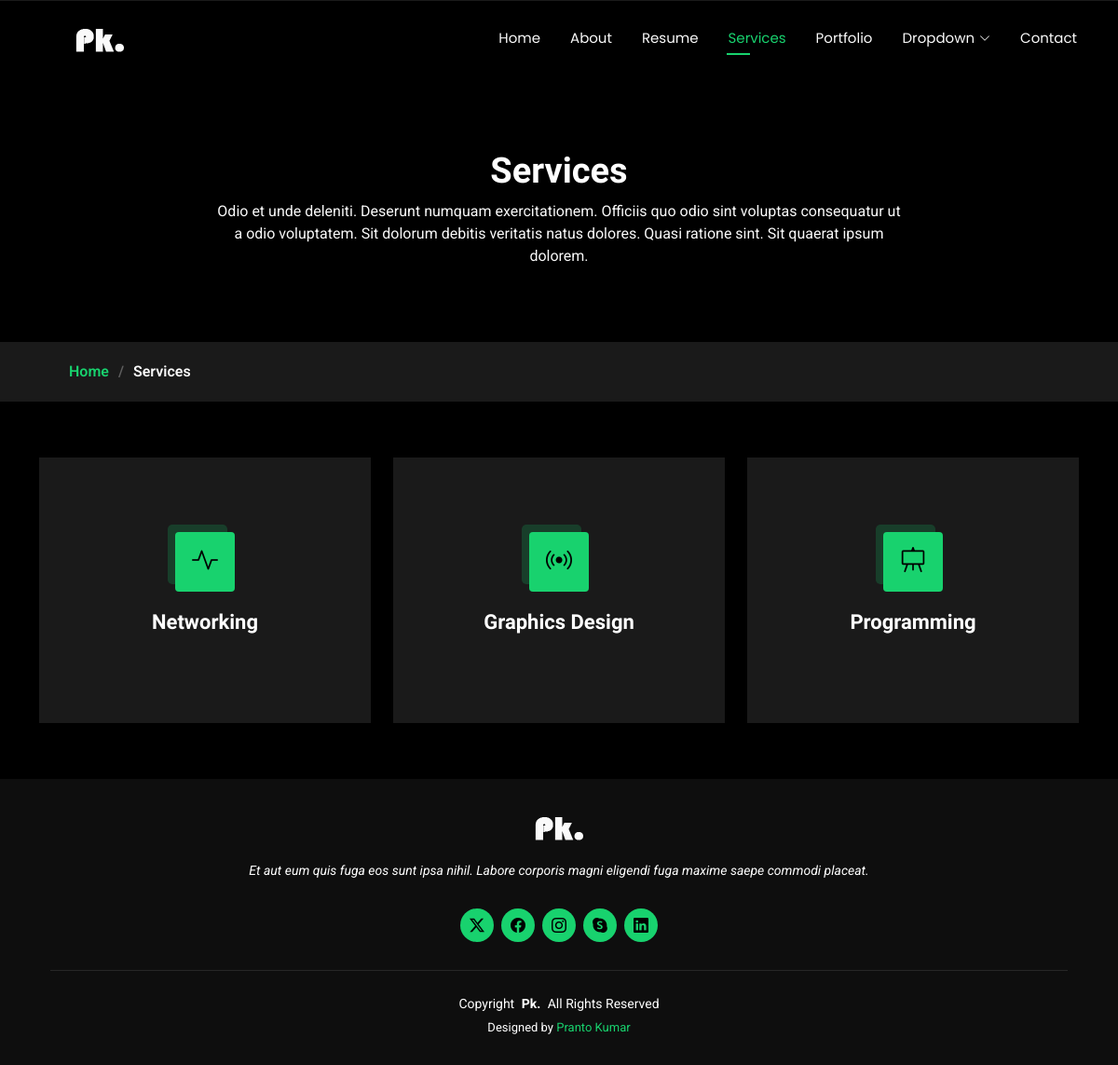
/services/, run on an earlier commit of the app's database.
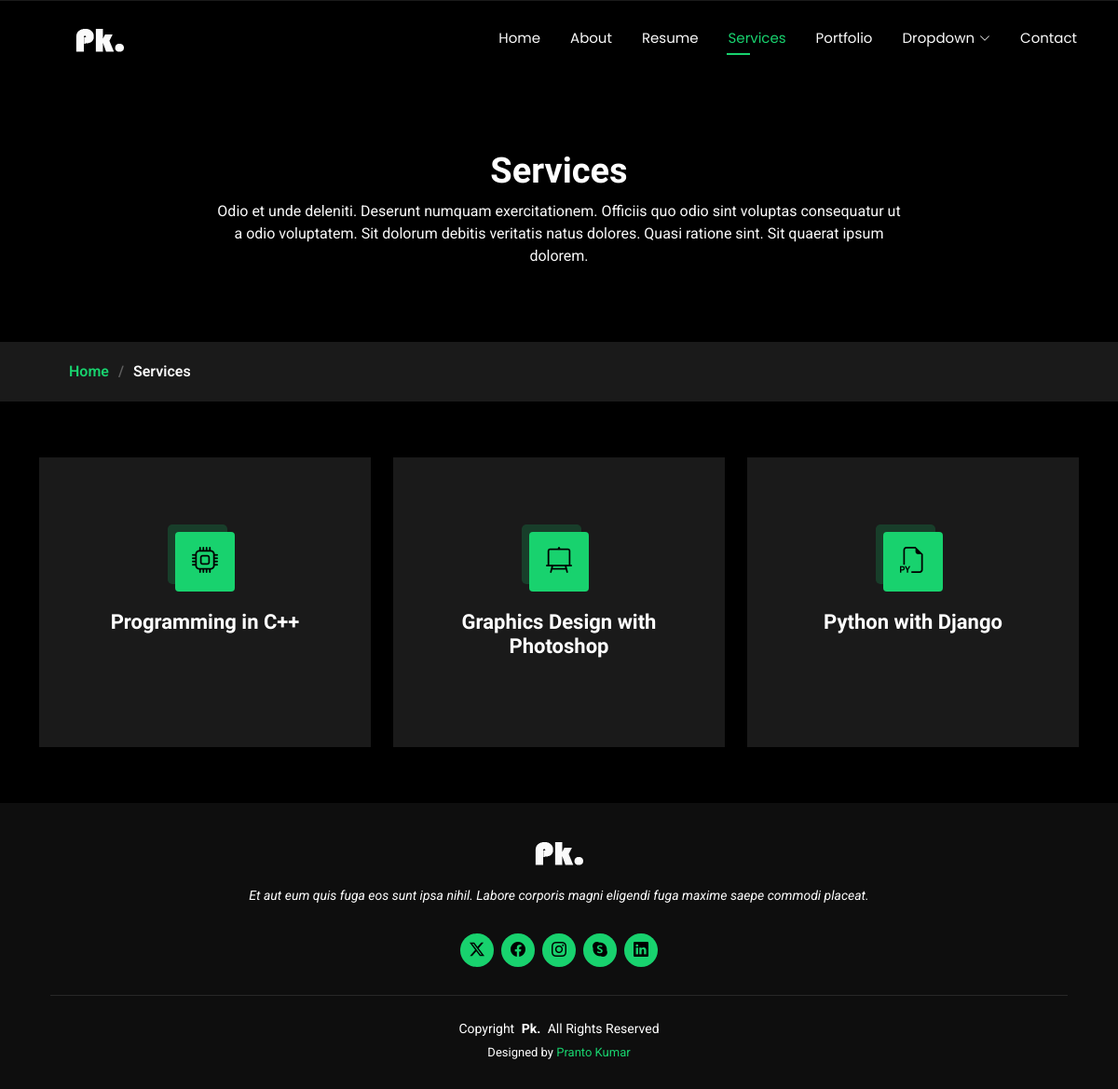
And on a later commit of the database.
### store/models.py (models this page shows, shortened)
class Service(models.Model):
    s_icon=models.CharField(max_length=100)
    s_title=models.CharField(max_length=100)
    s_image=models.ImageField(upload_to='service_img/', blank=True, null=True)
    s_description=models.CharField(max_length=500)

### store/views.py (the view)
# urls.py: path('services/', services, name='services'),
def services(request):
    services=Service.objects.all()
    return render(request, 'services.html',{'services':services})

### store/templates/services.html (shortened to what this page needs)
<!DOCTYPE html>
<html lang="en">
<head>
  {% load static %}
  <link href="{% static 'assets/vendor/bootstrap/css/bootstrap.min.css' %}" rel="stylesheet">
  <link href="{% static 'assets/vendor/bootstrap-icons/bootstrap-icons.css' %}" rel="stylesheet">
  <link href="{% static 'assets/vendor/aos/aos.css' %}" rel="stylesheet">
  <link href="{% static 'assets/vendor/swiper/swiper-bundle.min.css' %}" rel="stylesheet">
  <link href="{% static 'assets/vendor/glightbox/css/glightbox.min.css' %}" rel="stylesheet">
  <link href="{% static 'assets/css/main.css' %}" rel="stylesheet">
</head>
<body class="services-page">
  <header id="header" class="header d-flex align-items-center fixed-top">
    <div class="container-fluid container-xl position-relative d-flex align-items-center justify-content-between">
      <a href="{% url 'index' %}" class="logo d-flex align-items-center">
        <h1 class="sitename"><img src="{% static 'assets/img/pk-logo.png' %}" alt="logo"></h1>
      </a>
      <nav id="navmenu" class="navmenu">
        <ul>
          <li><a href="{% url 'index' %}">Home</a></li>
          <li><a href="{% url 'about' %}">About</a></li>
          <li><a href="{% url 'resume' %}">Resume</a></li>
          <li><a href="{% url 'services' %}" class="active">Services</a></li>
          <li><a href="{% url 'portfolio' %}">Portfolio</a></li>
          <li class="dropdown"><a href="#"><span>Dropdown</span> <i class="bi bi-chevron-down toggle-dropdown"></i></a>
          </li>
          <li><a href="{% url 'contact' %}">Contact</a></li>
        </ul>
      </nav>
    </div>
  </header>
  <main class="main">
    <div class="page-title" data-aos="fade">
      <div class="heading">
        <div class="container">
          <div class="row d-flex justify-content-center text-center">
            <div class="col-lg-8">
              <h1>Services</h1>
              <p class="mb-0">Odio et unde deleniti. Deserunt numquam exercitationem. Officiis quo odio sint voluptas consequatur ut a odio voluptatem. Sit dolorum debitis veritatis natus dolores. Quasi ratione sint. Sit quaerat ipsum dolorem.</p>
            </div>
          </div>
        </div>
      </div>
      <nav class="breadcrumbs">
        <div class="container">
          <ol>
            <li><a href="{% url 'index' %}">Home</a></li>
            <li class="current">Services</li>
          </ol>
        </div>
      </nav>
    </div>
    <section id="services" class="services section">
      <div class="container">
        <div class="row gy-4">
          {% for r in services %}
          <div class="col-lg-4 col-md-6" data-aos="fade-up" data-aos-delay="100">
            <div class="service-item  position-relative">
              <div class="icon">
                <i class="{{ r.s_icon }}"></i>
              </div>
              <a href="{% url 'service_details' r.pk %}" class="stretched-link">
                <h3>{{ r.s_title }}</h3>
              </a>
            </div>
          </div>
          {% endfor %}
        </div>
      </div>
    </section>
  </main>
  <footer id="footer" class="footer dark-background">
    <div class="container">
      <h3 class="sitename"><img src="{% static './assets/img/pk-logo.png' %}" alt="logo"></h3>
      <p>Et aut eum quis fuga eos sunt ipsa nihil. Labore corporis magni eligendi fuga maxime saepe commodi placeat.</p>
      <div class="social-links d-flex justify-content-center">
        <a href=""><i class="bi bi-twitter-x"></i></a>
        <a href=""><i class="bi bi-facebook"></i></a>
        <a href=""><i class="bi bi-instagram"></i></a>
        <a href=""><i class="bi bi-skype"></i></a>
        <a href=""><i class="bi bi-linkedin"></i></a>
      </div>
      <div class="container">
        <div class="copyright">
          <span>Copyright</span> <strong class="px-1 sitename">Pk.</strong> <span>All Rights Reserved</span>
        </div>
        <div class="credits">
          Designed by <a href="#">Pranto Kumar</a>
        </div>
      </div>
    </div>
  </footer>
</body>
</html>

What changed in the data, as far as the page shows it:
removed Service: s_title "Networking"
removed Service: s_title "Graphics Design"
removed Service: s_title "Programming"
added Service: s_title "Programming in C++"
added Service: s_title "Graphics Design with Photoshop"
added Service: s_title "Python with Django"
